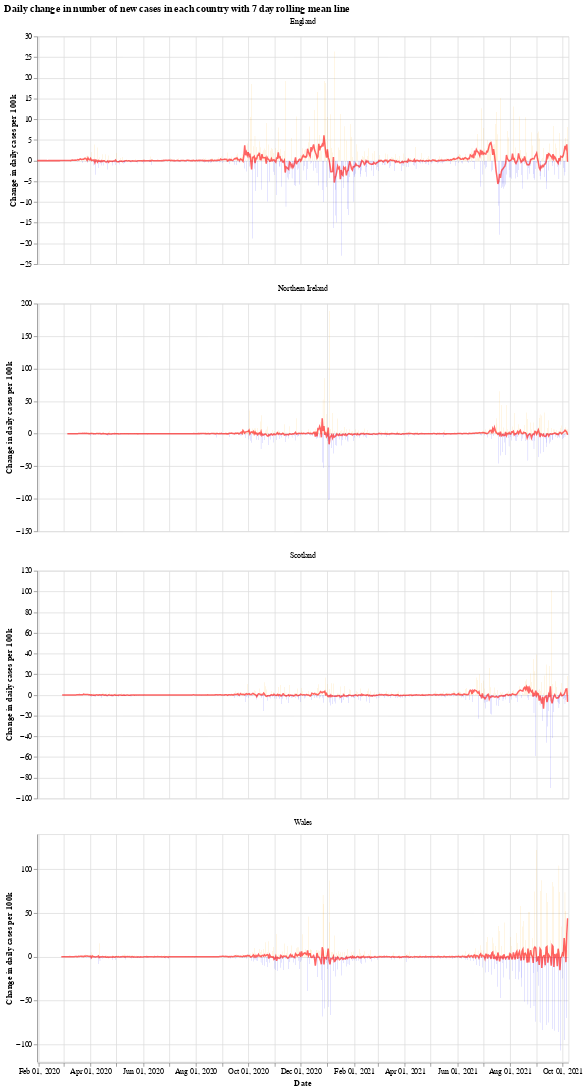

Write notebook code for a chart like this one.
### Markdown cell above
We will use the Python library `Altair` for visualising the data, see the [altair docs](https://altair-viz.github.io/) for more information.

First we have a graph which shows the daily change in the number of new cases for each country. This number jumps up and down all over the place, which is likely due to delay in reporting of new cases over the weekend. Another interesting thing is that it looks like the daily cases in Wales experienced a much shorter period of calm over the summer (calm in the sense of daily cases not jumping up and down).

The orange bars are days when the number of new cases (per 100k population) was more than the previous day, while the blue are days when the number of new cases dropped. The red line is the 7 day moving average. 

When the moving average line is below 0, it means that there is a consistent drop in new cases. We can see this clearly happening around the times that lockdowns were introduced (though, to varying degrees). I will update the graphs soon with a marker of when each lockdown started.

### Code cell
# collapse
import altair as alt

bars = alt.Chart(uk_cases).mark_bar().encode(
    x=alt.X("yearmonthdate(date):T", axis=alt.Axis(title='Date')),
    y=alt.Y("casesChangeRate:Q", axis=alt.Axis(title='Change in daily cases per 100k')),
    tooltip='casesChange',
    color=alt.condition(
        alt.datum.casesChangeRate > 0,
        alt.value("orange"),  # The positive color
        alt.value("blue")  # The negative color
    )
).properties(title='Daily change in number of new cases with 7 day rolling mean',width=700).interactive()

line = alt.Chart(uk_cases).mark_line(
    color='red',
    size=2,
    opacity=0.6
).transform_window(
    rolling_mean='mean(casesChangeRate)',
    frame=[0, 7],
    groupby=['areaName']
).encode(
    x='yearmonthdate(date):T',
    y='rolling_mean:Q'
)

alt.layer(bars, line, data=uk_cases).facet(alt.Column(
    'areaName', title=''), columns=1).resolve_scale(y='independent').properties(title='Daily change in number of new cases in each country with 7 day rolling mean line')

### Figure 1 — Vega-Lite specification as saved in the notebook (floating-point values rounded to 4 significant figures; data arrays with more than 128 entries replaced by an {"elided": "..."} marker saying what was removed)
{"config": {"view": {"continuousWidth": 400, "continuousHeight": 300}}, "data": {"name": "data-27e15598969226b9a5dc43349e9d30db"}, "facet": {"type": "nominal", "field": "areaName", "title": ""}, "spec": {"layer": [{"mark": "bar", "encoding": {"color": {"condition": {"value": "orange", "test": "(datum.casesChangeRate > 0)"}, "value": "blue"}, "tooltip": {"type": "quantitative", "field": "casesChange"}, "x": {"type": "temporal", "axis": {"title": "Date"}, "field": "date", "timeUnit": "yearmonthdate"}, "y": {"type": "quantitative", "axis": {"title": "Change in daily cases per 100k"}, "field": "casesChangeRate"}}, "selection": {"selector001": {"type": "interval", "bind": "scales", "encodings": ["x", "y"]}}, "title": "Daily change in number of new cases with 7 day rolling mean", "width": 700}, {"mark": {"type": "line", "color": "red", "opacity": 0.6, "size": 2}, "encoding": {"x": {"type": "temporal", "field": "date", "timeUnit": "yearmonthdate"}, "y": {"type": "quantitative", "field": "rolling_mean"}}, "transform": [{"window": [{"op": "mean", "field": "casesChangeRate", "as": "rolling_mean"}], "frame": [0, 7], "groupby": ["areaName"]}]}]}, "columns": 1, "resolve": {"scale": {"y": "independent"}}, "title": "Daily change in number of new cases in each country with 7 day rolling mean line", "$schema": "https://vega.github.io/schema/vega-lite/v4.8.1.json", "datasets": {"data-27e15598969226b9a5dc43349e9d30db": {"elided": "2376 records"}}}
